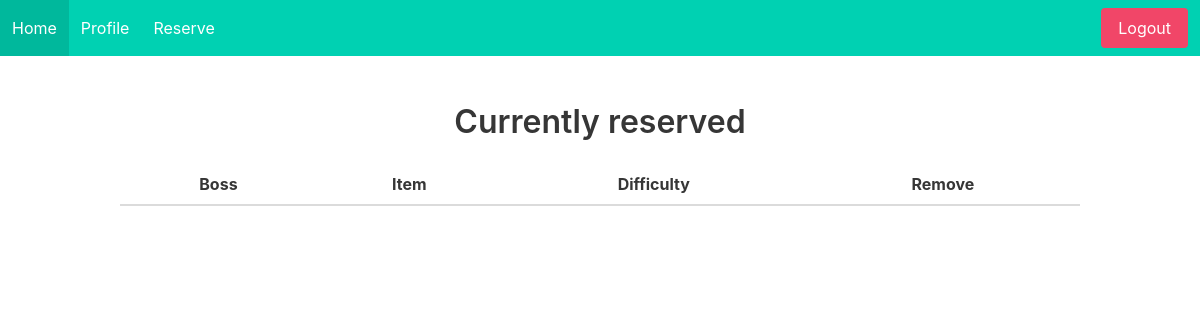
Before: /profile (signed in) with the older database file.
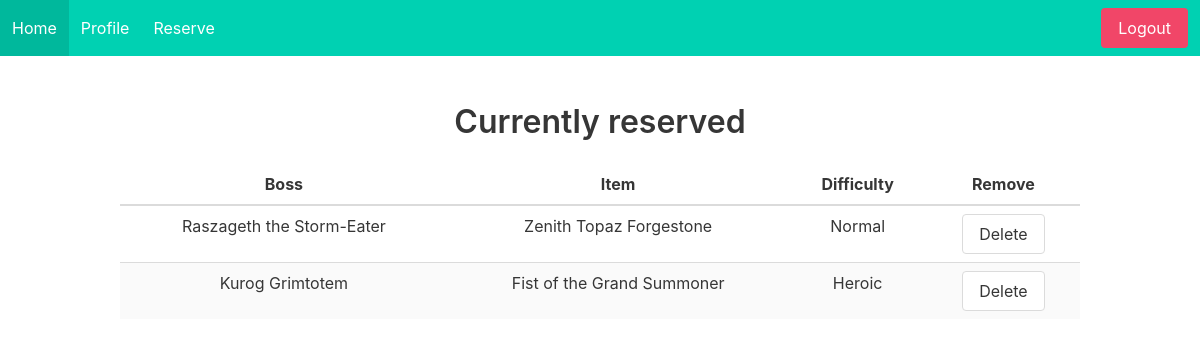
After: the same page with the newer database file.
### project/models.py (models this page shows)
class Normal_Raid(UserMixin, db.Model):
    __tablename__ = "normal_raid"
    id = db.Column(db.Integer, primary_key=True)
    user = db.Column(db.String(100))
    boss = db.Column(db.String(100))
    item = db.Column(db.String(100))

class Heroic_Raid(UserMixin, db.Model):
    __tablename__ = "heroic_raid"
    id = db.Column(db.Integer, primary_key=True)
    user = db.Column(db.String(100))
    boss = db.Column(db.String(100))
    item = db.Column(db.String(100))

### project/main.py (the view)
@main.route('/profile')
@login_required
def profile():
    name = current_user.name
    normal_reserved = Normal_Raid.query.filter_by(user=name)
    heroic_reserved = Heroic_Raid.query.filter_by(user=name)
    mythic_reserved = Mythic_Raid.query.filter_by(user=name)
    payload = {}
    for record in normal_reserved:
        payload[f"Normal{record.id}"] = {"user": record.user,
                                         "boss": record.boss,
                                         "item": record.item,
                                         "difficulty": "Normal"}
    for record in heroic_reserved:
        payload[f"Heroic{record.id}"] = {"user": record.user,
                                         "boss": record.boss,
                                         "item": record.item,
                                         "difficulty": "Heroic"}
    for record in mythic_reserved:
        payload[f"Mythic{record.id}"] = {"user": record.user,
                                         "boss": record.boss,
                                         "item": record.item,
                                         "difficulty": "Mythic"}
    items = {'test': 'item1',
             'test1': 'item2',
             "name": name}
    return render_template('profile.html', itemData=payload)

### project/templates/profile.html (shortened to what this page needs)
{% extends "base.html" %}
{% block content %}
    <div class="content">
        <h1>Currently reserved</h1>
    </div>
    <table class="table is-striped" style="width: 100%" id=myTable>
        <thead>
        <tr>
            <th style="text-align: center">Boss</th>
            <th style="text-align: center">Item</th>
            <th style="text-align: center">Difficulty</th>
            <th style="text-align: center">Remove</th>
        </tr>
        </thead>
        <tbody>
        {% for _, dict_item in itemData.items() %}
            <tr>
                {% for key, val in dict_item.items() %}
                    {% if key != "user" %}
                        <td style="text-align: center">{{ val }}</td>
                    {% endif %}
                {% endfor %}
                <td style="text-align: center">
                    <button class="button" onclick="delete_row(this)">Delete</button>
                </td>
            </tr>
        {% endfor %}
        </tbody>
    </table>
{% endblock %}

Changed rows visible on the page:
added Normal_Raid: boss "Raszageth the Storm-Eater", item "Zenith Topaz Forgestone"
added Heroic_Raid: boss "Kurog Grimtotem", item "Fist of the Grand Summoner"
Other visible differences:
new list line: "Normal Delete"
new list line: "Heroic Delete"
